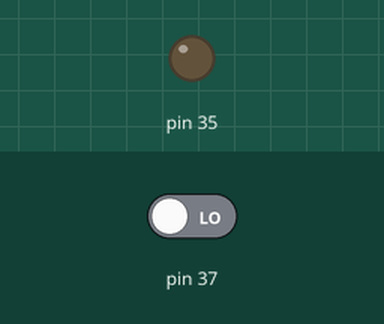
Bench run of a program on a simulated Raspberry Pi (header pin numbers). On the bench: output pins drawn as LEDs (lit = HIGH). Inputs (shaded band) come from the test bench; at power-on: pin 37 LOW.

Above: at 1.2 s.
1.3 s: pin 37 driven HIGH
At 2.4 s:
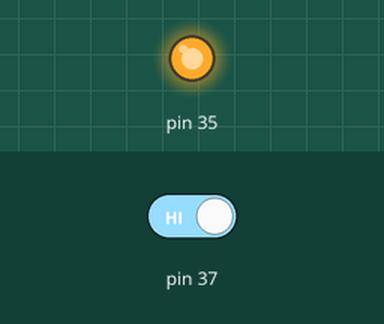
2.8 s: pin 37 driven LOW
At 3.5 s:
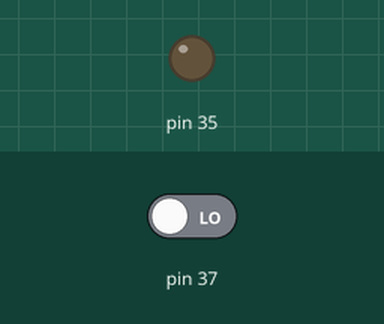
Timing chart, 0 to 5.8 s (numbered marks = the images above; inputs shaded):
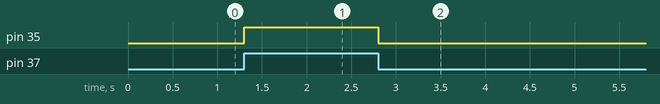

The program:

IR.py
```python
import RPi.GPIO as IO
import time
IO.setwarnings(False)
IO.setmode(IO.BOARD)
IO.setup(35, IO.OUT)
IO.setup(37, IO.IN)
IO.output(35, False)
while 1:
    if(IO.input(37)==True):
        IO.output(35, True)
    else:
        IO.output(35, False)
```

Measured:
- after the input at 1.3 s, pin 35: LOW → HIGH at once
- after the input at 2.8 s, pin 35: HIGH → LOW at once
